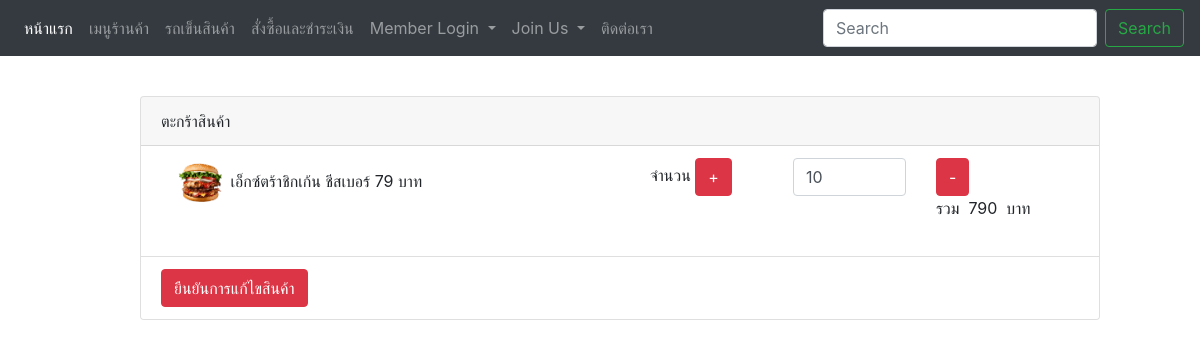
Screenshot of /Cart.php (signed in) with the database file from the repository.
### tables this page shows
CREATE TABLE `orders` (
  `OrderID` int(10) NOT NULL,
  `Total_cost` float DEFAULT NULL,
  `Quantity` int(5) DEFAULT NULL,
  `UserID` int(8) DEFAULT NULL,
  `ProductID` int(8) DEFAULT NULL
);

CREATE TABLE `product` (
  `Product_ID` int(8) NOT NULL,
  `Product_name` varchar(30) NOT NULL,
  `Image_name` varchar(500) NOT NULL,
  `Price` float DEFAULT NULL,
  `Description` varchar(500) NOT NULL,
  `ingredient` varchar(100) NOT NULL
);

### Cart.php (the view, shortened to what this page needs)
<?php
  include ('db.php');
 ?>
<!doctype html>
<html lang="en">
  <head>
    <link rel="stylesheet" href="https://stackpath.bootstrapcdn.com/bootstrap/4.3.1/css/bootstrap.min.css">
    <nav class="navbar navbar-expand-lg navbar-dark bg-dark fixed-top">
  <div class="collapse navbar-collapse" id="navbarNavDropdown">
    <ul class="navbar-nav">
      <li class="nav-item active">
        <a class="nav-link" href="index.php">หน้าแรก <span class="sr-only">(current)</span></a>
      </li>
      <li class="nav-item ">
        <a class="nav-link" href="menu.php">เมนูร้านค้า </a>
      </li>
      <li class="nav-item ">
        <a class="nav-link" href="cart.php">รถเข็นสินค้า </a>
      </li>
      <li class="nav-item ">
        <a class="nav-link" href="checkout.php">สั่งซื้อและชำระเงิน </a>
      </li>
      <li class="nav-item dropdown ">
      <?php  if(isset($_SESSION['User_ID'])){ ?>
       <a class="nav-link dropdown-toggle" href="Logintest.php" id="navbarDropdownMenuLink" role="button" data-toggle="dropdown" aria-haspopup="true" aria-expanded="false">
        Member Login
      </a>
    </li>
      <?php } else{ ?>
        <li class="nav-item ">
        <a class="nav-link" href="Logintest.php">Login</a>
      </li>
      <?php } ?>
      <li class="nav-item dropdown">
        <a class="nav-link dropdown-toggle" href="#" id="navbarDropdownMenuLink" role="button" data-toggle="dropdown" aria-haspopup="true" aria-expanded="false">
          Join Us
        </a>
      </li>
      <li class="nav-item ">
        <a class="nav-link" href="Contact.html">ติดต่อเรา </a>
      </li>
    </ul>
  </div>
<form class="form-inline" action="menuSearch.php" method="GET">
    <input class="form-control mr-sm-2" name="strSearch" type="search" placeholder="Search" aria-label="Search">
    <button class="btn btn-outline-success my-2 my-sm-0" type="submit">Search</button>
  </form>
</nav>
  </head>
<body>
<br>
<br>
<br>
<br>
<div class="container">
  <div class="row">
    <div class="col-1">
    </div>
    <div class="col-11">
      <div class="card" style="width: 60rem;">
        <div class="card-header">
          ตะกร้าสินค้า
        </div>
        <ul class="list-group list-group-flush">
          <li class="list-group-item">
            <?php
            $id = $_SESSION['User_ID'];
            $orderlist = "SELECT * FROM orders WHERE UserID = $id" ;
            $con->query("SET NAMES UTF8");
            $query = $con->query($orderlist);
             $resultArray = array();
            $i = 0;
            while ($result2 = $query->fetch_array()) {
              $resultArray[$i] = $result2;
              $i++;
            }
            if($resultArray != null){
              foreach($resultArray as $item){
                 $a = $item['ProductID'];
                 $productlist = "SELECT * FROM product WHERE Product_ID = $a";
                  $query2 = $con->query($productlist);
                  $result3 = $query2->fetch_array();
                ?>
                <form action="<?php echo $_SERVER['PHP_SELF']; ?>" method="post">
                  <div class="container">
                  <div class="row">
                    <div class="col-6">
                      <a ><img src="<?php echo  $result3['Image_name']; ?>" width="50" height="50" class="rounded-circle" alt="" /></a>
                      <?php echo $result3['Product_name']; ?>
                      <?php echo $result3['Price']; ?> บาท
                    </div>
                    <div class="col-6">
                       <div class="container">
                         <div class="row">
                           <div class="col-4">
                             <h9>จำนวน</h9>
                             <button class="btn btn-danger" >+</button>
                           </div>
                           <div class="col-4">
                             <input type="text" name="qty[]" value="<?php echo $item['Quantity']; ?>" id="plusone" class="form-control" maxlength="5">
                           </div>
                           <div class="col-4">
                              <button type="submit" name="submit" class="btn btn-danger">-</button>
                              รวม&nbsp;&nbsp;<?php echo $item['Total_cost']; ?>&nbsp;&nbsp;บาท
                           </div>
                         </div>
                       </div>
                   </div>
                  </div>
                </div>
                    <br>
              <?php }}
                            ?>
          </li>
          <li class="list-group-item">
            <button type="submit" name="submit" class="btn btn-danger">ยืนยันการแก้ไขสินค้า</button>
          </li>
        </ul>
      </div>
    </div>
  </div>
</div>
<br><br><br><br>
</body>
</html>

### rows the page displays
orders: ProductID.Image_name (picture), ProductID.Product_name "เอ็กซ์ตร้าชิกเก้น ชีสเบอร์", ProductID.Price "79", Quantity "10", Total_cost "790"
